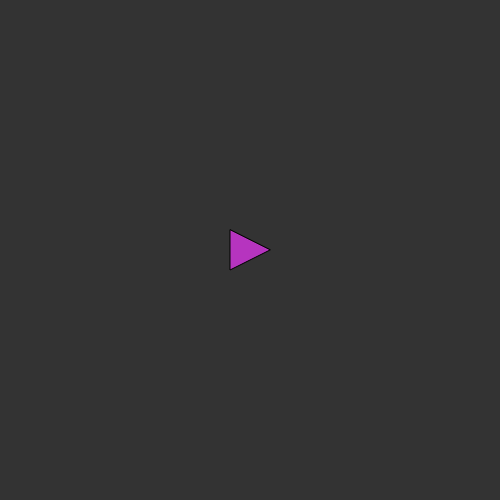
Frame 1 (no input)
Frame 60 (no input): identical to frame 1, image omitted
Frame 120 (the mouse pressed at the canvas centre since frame 60): identical to frame 1, image omitted

The p5.js sketch that drew this single still picture (run headless with seeded random() and noise() and a simulated clock; from frame 60 on, the mouse is pressed at the canvas centre):

// p5.js sketch
// ── sketch.js


function setup() {

	createCanvas(500, 500); 	
	spaceship = new Spaceship();


}

function draw() {
	background(51);
	spaceship.exe();

		
}
function keyPressed() {
	if (keyCode === 32) { //Spacebar
		if (!spaceship.hasBeam) {
			spaceship.hasBeam = true;
			beam = new Beam();
			console.log('pew');

		}
	}
}

function keyReleased() {
	
}
// ── beam.js
function Beam() {
	this.trans = 255

	this.show = function() {
		//push();
		fill(0,0,255, this.trans);
		translate(spaceship.pos.x, spaceship.pos.y);
		rotate(spaceship.heading);
		rect(spaceship.pos.x, spaceship.pos.y, 200, 5);
		//pop();
	}



}
// ── spaceship.js
function Spaceship() {
	this.pos = createVector(width/2,height/2);
	this.radius = 20;
	this.heading = 0;
	this.velocity = createVector(0,0);
	this.red = floor(random(0, 255));
	this.green = floor(random(0, 255));
	this.blue = floor(random(0,255));
	this.hasBeam = false;
	console.log( this.red + ' ' + this.blue + ' ' + this.green);



	this.exe = function() {
		this.update();
		this.show();
		
		if (keyIsDown(UP_ARROW)) {
			this.thrust();
		}
		if ( (keyIsDown(LEFT_ARROW) || keyIsDown(RIGHT_ARROW) ) && !( (keyIsDown(LEFT_ARROW) && keyIsDown(RIGHT_ARROW) ) ) ) {
			if (keyIsDown(LEFT_ARROW)) {
				this.turn(-.1);
			}
			else if (keyIsDown(RIGHT_ARROW)) {
				this.turn(.1);
			}
		}
		else {
			this.turn(0);
		}

		if (this.hasBeam) {
			beam.show();
		}
		
	}


	this.update = function() {
		

		this.pos.add(this.velocity);
		this.velocity.mult(.99);
	}

	this.turn = function(rotation) {
		this.heading += rotation;
	}

	this.thrust = function() {

		var force = p5.Vector.fromAngle(this.heading);
		force.mult(0.2);
		this.velocity.add(force);
		
	}
	this.show = function() {
		//push();
		fill(this.red, this.green, this.blue);
		translate(this.pos.x, this.pos.y);
		rotate(this.heading + PI/2);
		triangle(-this.radius, this.radius, this.radius, this.radius, 0, -this.radius);
		//pop();


	}
}
